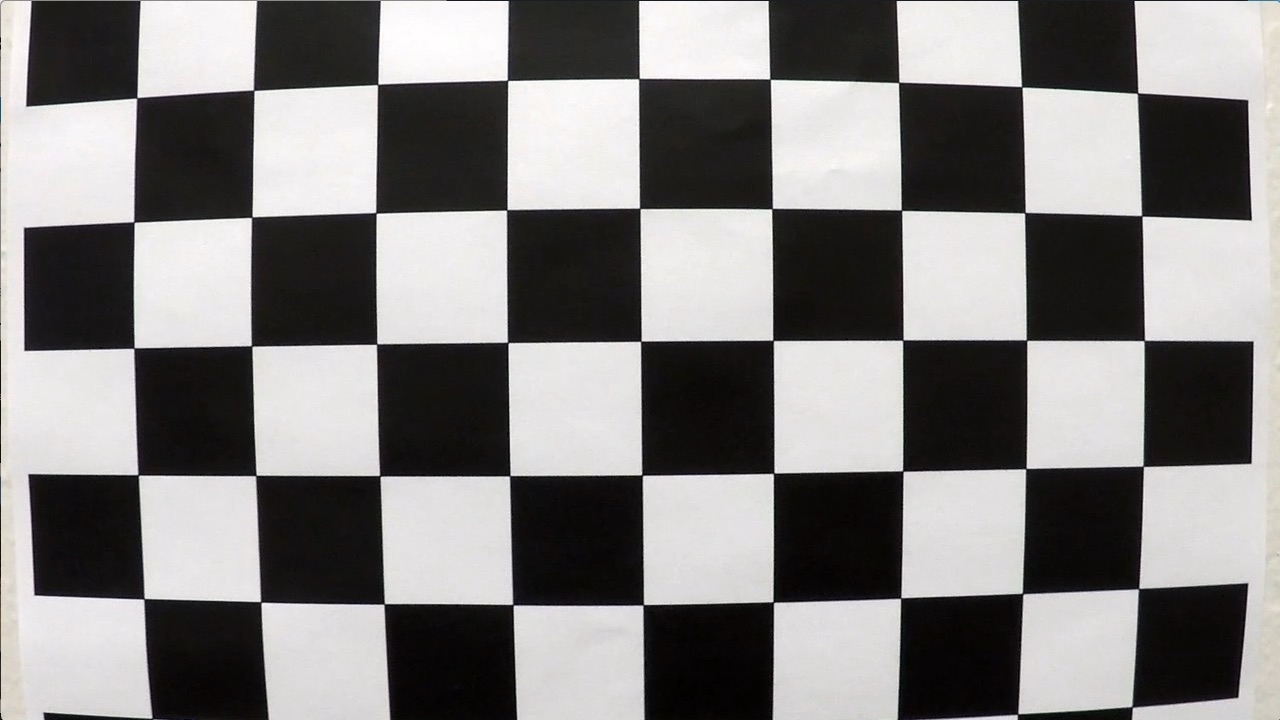
#> input picture LaneLineFinding&VehicleDetection/camera_cal/calibration1.jpg, 1280 x 720 px; its folder holds 5 pictures in this run
$ python calibration.py   (older library calls are emulated)
#> lines starting #> are read from the running program, lines starting #| are printed output that depends on the picture; after the words box and inside, x2 and y2 are one past the last pixel; in counts of white or black regions, pixels touching at a corner belong together
### LaneLineFinding&VehicleDetection/utilities.py
"""
- function change_colorspace()

Convert the color space of an image

- function non_maxima_suppression()

Apply the non-maxima suppresion to boxes.

- function draw_windows()

Draw rectangular windows in an image.

- function two_plots()

Plot the original and processed image together.

"""
import re

import cv2
import numpy as np
import matplotlib.pyplot as plt


# [171 lines left out: functions change_colorspace, non_maxima_suppression, sliding_window, draw_windows, not called in this run]


    # Create a black background image
    # heatmap = np.zeros(img.shape[0:2])
    #
    # for window, confidence in zip(windows_coordinates, windows_confidences):
    #     if confidence > 0.5:
    #         heatmap[window[0][1]:window[1][1], window[0][0]:window[1][0]] += confidence

    # Labeling heatmap
    # labels = label(heatmap)
    #
    # self._visualize_search_result(img, windows_coordinates, heatmap, labels)

    # heatmap = []
    # for car_number in range(1, labels[1] + 1):
    #     # Find pixels with each car_number label value
    #     nonzero = (labels[0] == car_number).nonzero()
    #     # Identify x and y values of those pixels
    #     nonzeroy = np.array(nonzero[0])
    #     nonzerox = np.array(nonzero[1])
    #
    #     x_span = np.max(nonzerox) - np.min(nonzerox)
    #     y_span = np.max(nonzeroy) - np.min(nonzeroy)
    #     if x_span >= self._car_minimum_size and y_span >= self._car_minimum_size:
    #         heatmap.append(((np.min(nonzerox), np.min(nonzeroy)),
    #                        (np.max(nonzerox), np.max(nonzeroy))))

    # @staticmethod
    # def _visualize_search_result(img, windows, heatmap, labels):
    #     """Visualize windows and the corresponding heat maps
    #
    #     Parameters
    #     ----------
    #     img: numpy.ndarray
    #         Image array.
    #     windows: list of ((x0, y0), (x1, y1))
    #         Diagonal coordinates of the windows.
    #     heatmap: numpy.ndarray
    #         Heatmap Image array.
    #     labels: numpy.ndarray
    #         Result from skimage.label().
    #
    #     For debug only.
    #     """
    #     img_with_windows = np.copy(img)
    #
    #     for window in windows:
    #         cv2.rectangle(img_with_windows, window[0], window[1], (0, 0, 255), 6)
    #
    #     fig, ax = plt.subplots(3, 1, figsize=(4.5, 12))
    #
    #     ax[0].imshow(img_with_windows)
    #     ax[0].set_title("raw search result", fontsize=18)
    #     ax[1].imshow(heatmap, cmap='hot')
    #     ax[1].set_title("heatmap", fontsize=18)
    #     ax[2].imshow(labels[0], cmap='gray')
    #     ax[2].set_title("labeled", fontsize=18)
    #
    #     plt.tight_layout()
    #     plt.show()


def two_plots(img1, img2, titles=('', '', ''), output=''):
    """Plot two images together

    It is used to draw a comparison between the original and
    final images.

    :param img1: numpy.ndarray
        The first image.
    :param img2: numpy.ndarray
        The second image.
    :param titles: tuple
        Titles in the form ('first', 'second', 'super title')
    :param output: string
        Name of the output image if specified.
    """
    ft_size = 18

    fig, (ax1, ax2) = plt.subplots(1, 2, figsize=(12, 4.5))
    if len(img1.shape) == 3:
        ax1.imshow(img1)
    else:
        ax1.imshow(img1, cmap='gray')
    ax1.set_title(titles[0], fontsize=ft_size)

    if len(img2.shape) == 3:
        ax2.imshow(img2)
    else:
        ax2.imshow(img2, cmap='gray')
    ax2.set_title(titles[1], fontsize=ft_size)

    plt.suptitle(titles[2], fontsize=ft_size)
    plt.tight_layout()
    if output:
        plt.savefig(output)
        print("Image is saved at {}".format(output))
        plt.close()
    else:
        plt.show()

### LaneLineFinding&VehicleDetection/calibration.py
#!/usr/bin/python
"""
Calibrate camera and undistort images.
"""
import numpy as np
import cv2
import glob
import pickle

from utilities import two_plots


def calibrate_camera(chess_board_images, pattern_size=(None, None),
                     output="camera_cali.pkl", show_chess_board=True):
    """Calibrate camera

    :param chess_board_images: list of strings
        List of chess board file names.
    :param pattern_size: tuple, 2x1
        Number of inner corners per a chessboard row and column.
    :param output: string
        Pickle file for storing the result.
    :param show_chess_board: Boolean
        True for showing each result of finding corners.
    """
#> called with pattern_size = (9, 6), output = 'camera_cali.pkl', show_chess_board = True
    pts_row = pattern_size[0]
    pts_col = pattern_size[1]

    # prepare object points, like (0,0,0), (1,0,0), (2,0,0) ....,(6,5,0)
    objp = np.zeros((pts_col*pts_row, 3), np.float32)
    objp[:, :2] = np.mgrid[0:pts_row, 0:pts_col].T.reshape(-1, 2)  # x and y

    # Arrays to store object points and image points from all the images.
    obj_points = []  # 3d points in real world space
    img_points = []  # 2d points in image plane

    # Step through the list and search for chessboard corners
    for idx, fname in enumerate(chess_board_images):
        img = cv2.imread(fname)
#> img is the input picture: shape (720, 1280, 3); mean B, G, R 127.8, 128.4, 130.1
        gray = cv2.cvtColor(img, cv2.COLOR_BGR2GRAY)

        # Find the chessboard corners
        retval, corners = cv2.findChessboardCorners(gray, (pts_row, pts_col), None)
#> retval = False; corners = None
        print('{}: {}'.format(fname, retval))
#| camera_cal/calibration1.jpg: False

        if retval is True:
            obj_points.append(objp)
            img_points.append(corners)

            if show_chess_board is True:
                cv2.drawChessboardCorners(img, (pts_row, pts_col), corners, retval)
                cv2.imshow('img', img)
                cv2.waitKey(500)
#> pass 2 of the loop in calibrate_camera, `for idx, fname in enumerate(chess_board_images):`:
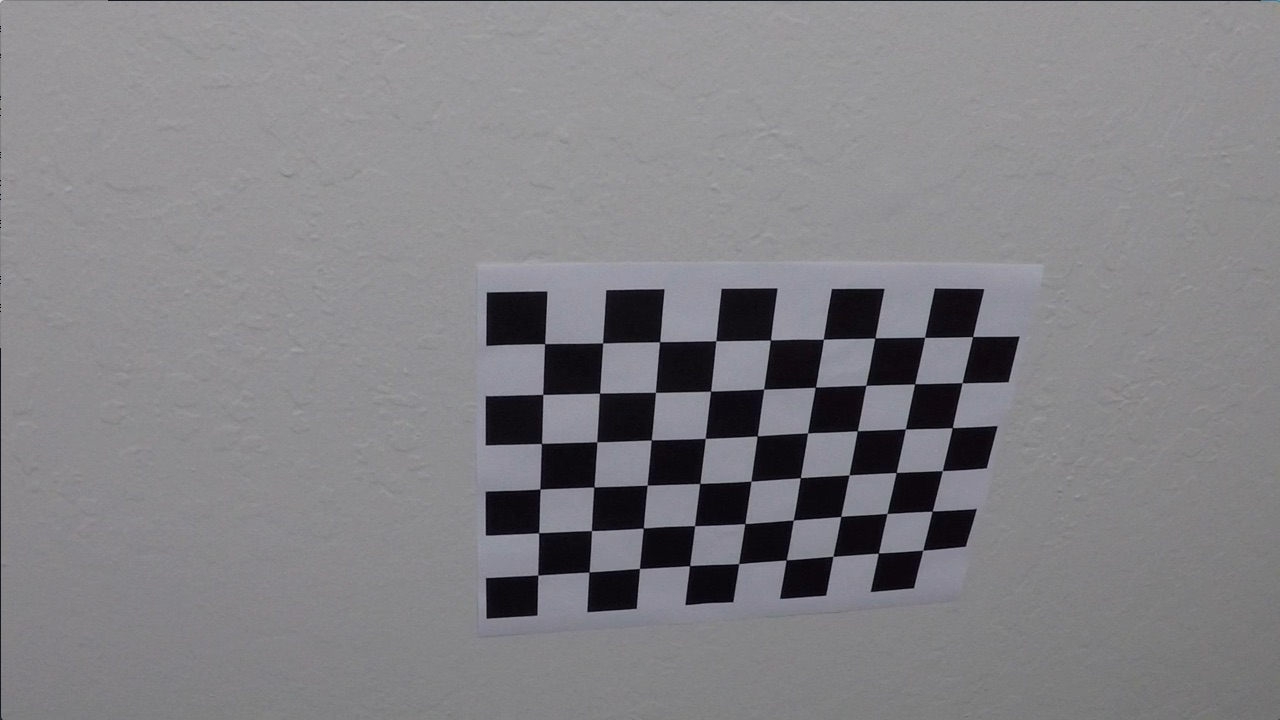
#> input picture LaneLineFinding&VehicleDetection/camera_cal/calibration10.jpg, 1280 x 720 px
#> in calibrate_camera, img is the input picture: shape (720, 1280, 3); mean B, G, R 133.1, 129.4, 130.2
#> retval = True; corners = 54 rows, first 8: [545.3, 343.1], [602.7, 342.8], [660.1, 341.3], [715.8, 340.7], [770.6, 340], [823.5, 339.2], [874.3, 338.5], [925.1, 337.4]
#| camera_cal/calibration10.jpg: True
#> in calibrate_camera, `cv2.drawChessboardCorners(img, (pts_row, pts_col), corners, retval)`:
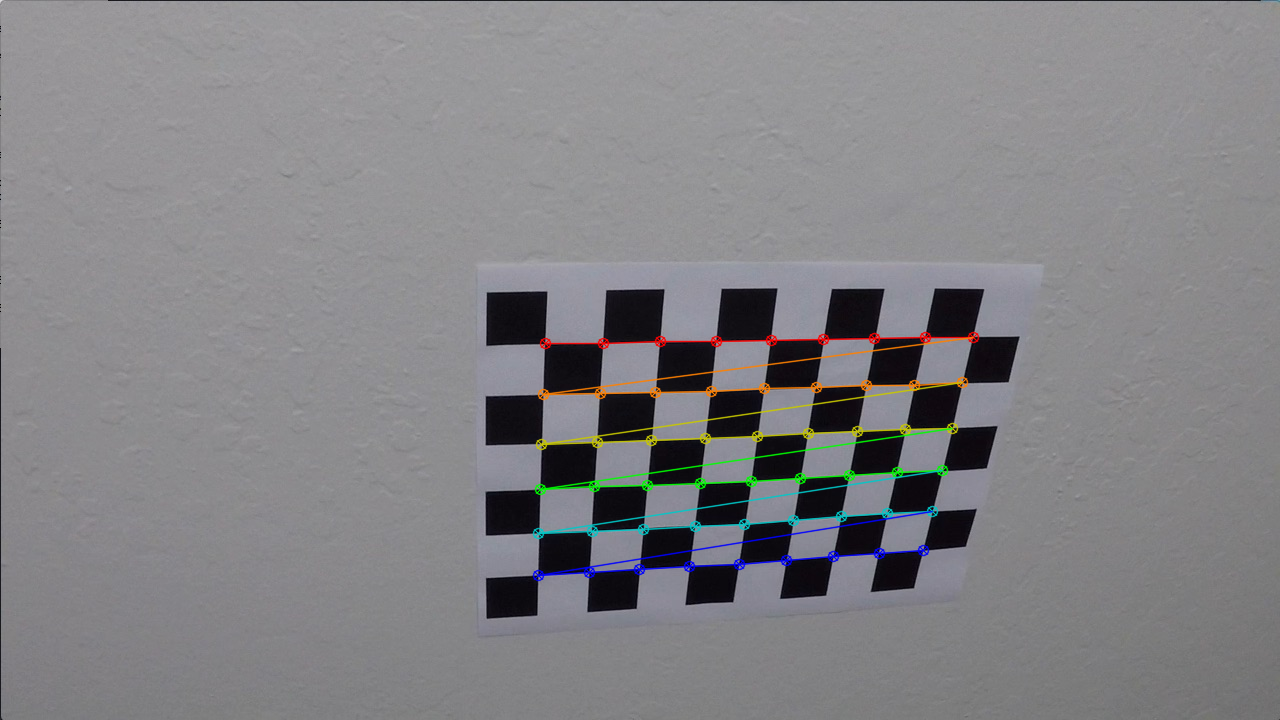
#> img: shape (720, 1280, 3); 1.91% of pixels changed, all inside (x1, y1, x2, y2) = (532, 331, 980, 582)
#> pass 3 of the loop in calibrate_camera, `for idx, fname in enumerate(chess_board_images):`:
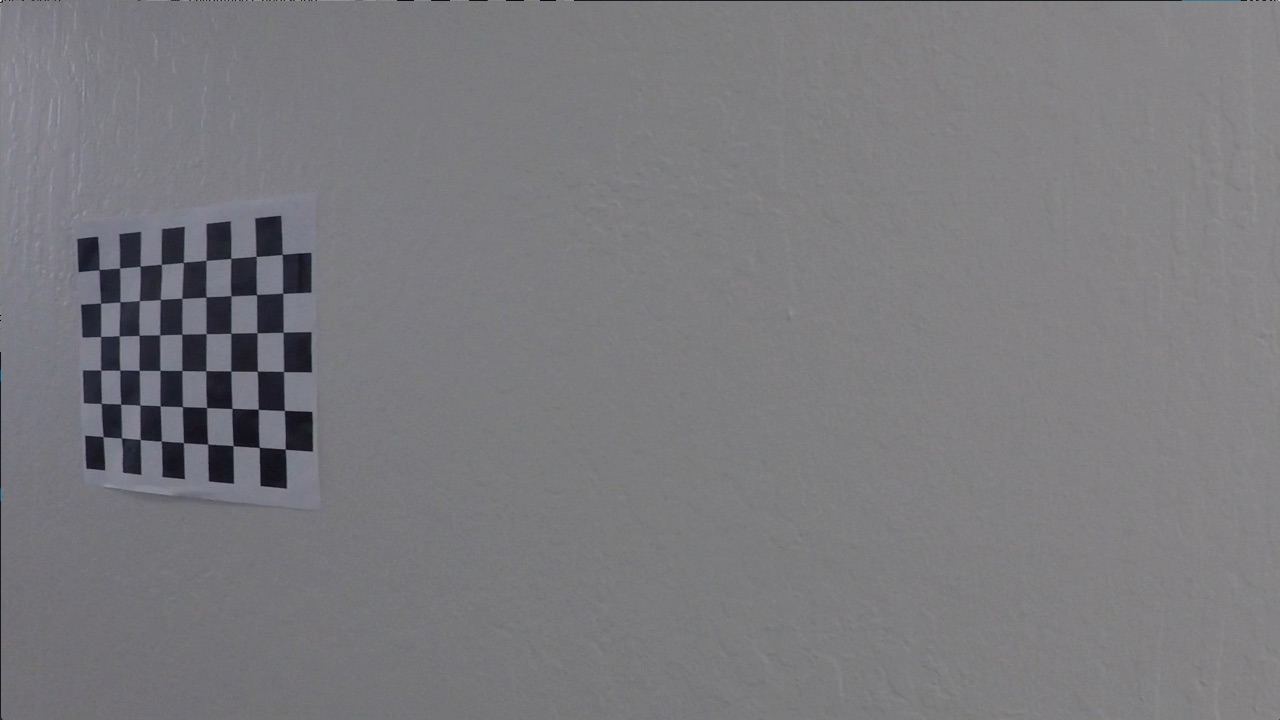
#> input picture LaneLineFinding&VehicleDetection/camera_cal/calibration11.jpg, 1280 x 720 px
#> in calibrate_camera, img is the input picture: shape (720, 1280, 3); mean B, G, R 125.2, 121.7, 122.2
#> corners = 54 rows, first 8: [99.22, 269.6], [119.6, 268], [140.1, 266.1], [161.3, 264.5], [183.3, 262.5], [206.1, 260.3], [230.7, 258.2], [256.2, 256.3]
#| camera_cal/calibration11.jpg: True
#> in calibrate_camera, `cv2.drawChessboardCorners(img, (pts_row, pts_col), corners, retval)`:
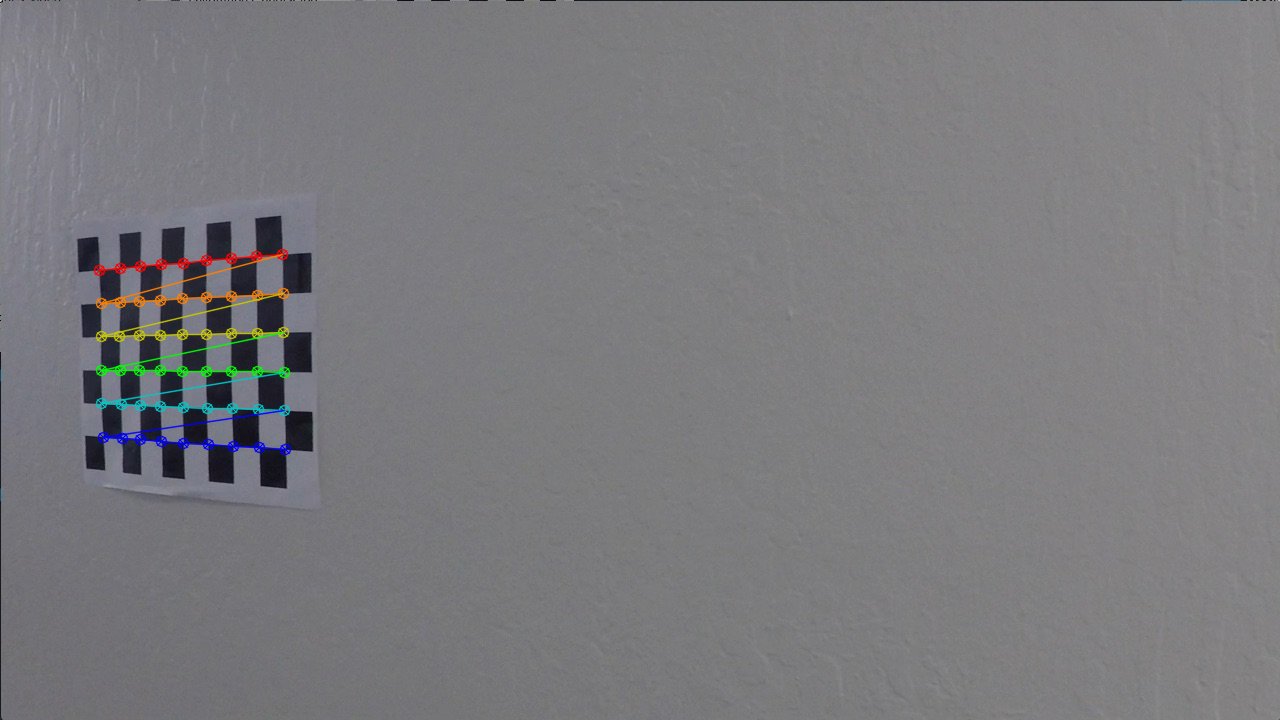
#> img: shape (720, 1280, 3); 1.11% of pixels changed, all inside (x1, y1, x2, y2) = (93, 248, 292, 456)
#> the loop made 5 passes; the first 3 are shown

    if show_chess_board is True:
        cv2.destroyAllWindows()

    camera_cali = dict()
    camera_cali["obj_points"] = obj_points
    camera_cali["img_points"] = img_points
    with open(output, "wb") as f:
        pickle.dump(camera_cali, f)
    print("Calibration of the camera was saved in {}.".format(output))


def undistort_image(img, obj_points, img_points):
    """Undistort an image

    :param img: numpy.ndarray
        Original image.
    :param obj_points: List of numpy.ndarray. Each array has the shape
                       (N, 3), where N is the number of points.
        List of 3d points in the real world space of each image.
    :param img_points: List of numpy.ndarray. Each array has the shape
                       (N, 1, 2), where N is the number of points.
        List of 2d points in the image plane of each each image

    :return undistorted: numpy.ndarray
        Undistorted image.
    """
    retval, camera_matrix, dist_coeffs, rvecs, tvecs = \
        cv2.calibrateCamera(obj_points, img_points, img.shape[:2],
                            None, None)

    undistorted = cv2.undistort(
        img, camera_matrix, dist_coeffs, None, camera_matrix)
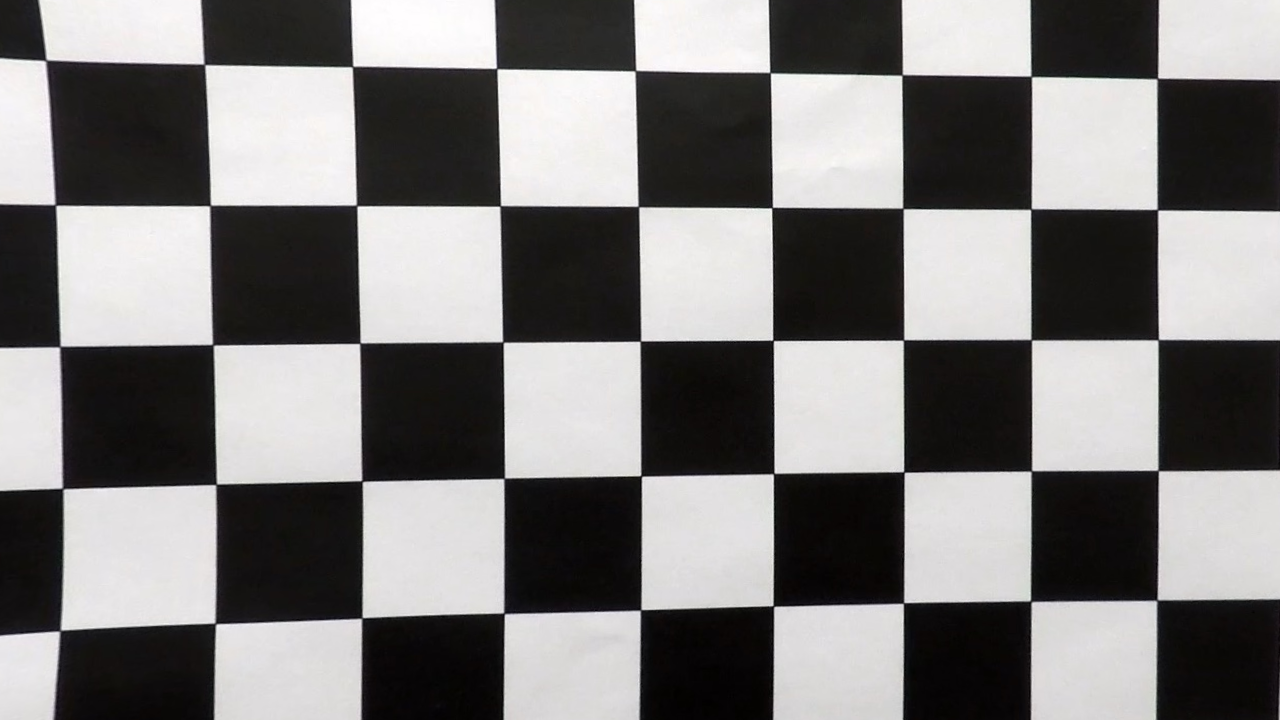
#> undistorted: shape (720, 1280, 3); mean R, G, B 125.1, 123.5, 123.1

    return undistorted


if __name__ == "__main__":
    chess_board_images_ = glob.glob('camera_cal/calibration*.jpg')
    pattern_size_ = (9, 6)
    camera_cali_file = "camera_cali.pkl"

    calibrate_camera(
        chess_board_images_, pattern_size=pattern_size_, output=camera_cali_file)

    test_img = cv2.imread("camera_cal/calibration1.jpg")
    test_img = cv2.cvtColor(test_img, cv2.COLOR_BGR2RGB)

    with open(camera_cali_file, "rb") as fp:
        camera_cali_ = pickle.load(fp)
    test_img_undistorted = undistort_image(
        test_img, camera_cali_["obj_points"], camera_cali_["img_points"])

    two_plots(test_img, test_img_undistorted,
              ('original', 'undistorted', 'camera calibration'), output='')
#> in two_plots, `plt.show()`:
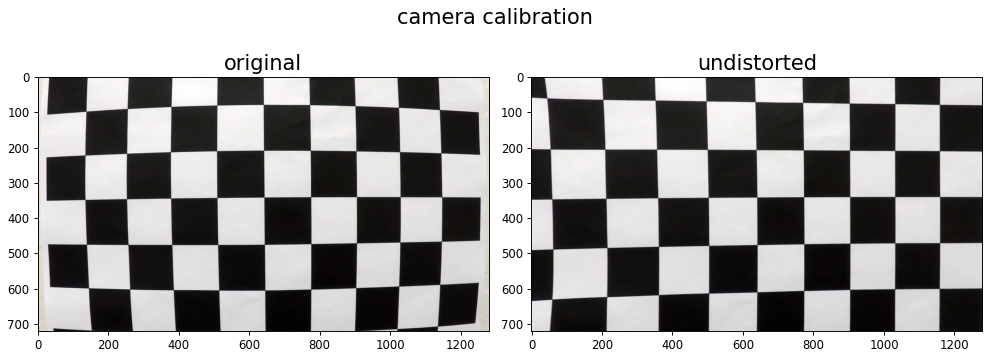
#> figure drawn by matplotlib, 2 panels
